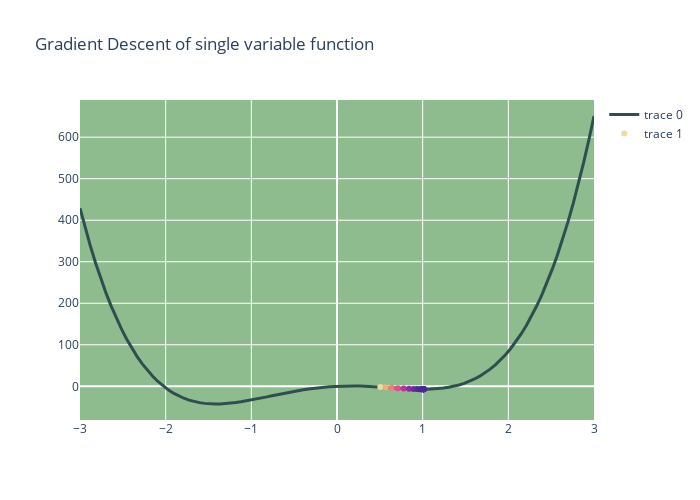

The notebook cell this image was saved under:
### Markdown cell above
Wykres dla funkcji jednej zmiennej f(x):

### Code cell
max_r = 3
X = np.linspace(-max_r, max_r, 100)
Y = np.array([f(np.array([x])) for x in X])

pt = RNG.uniform(-max_r, max_r, 1)
dsc = gradient_descent(pt, 0.005, grad_f, 0.01, 100)
if not dsc[1]:
    print("Algorithm hasn't found the optimum, steps are out of bounds")
else:
    steps = np.array([x for x in dsc[0]
                    if abs(x[0]) < max_r])
    XS = steps[:, 0]
    YS = np.array([f(x) for x in steps])

    layout = go.Layout(width=700, height=500,
                    title_text='Gradient Descent of single variable function',
                    plot_bgcolor='DarkSeaGreen')
    fig = go.Figure(data=[go.Scatter(x=X, y=Y, line=dict(color='DarkSlateGrey', width=3))], 
                    layout=layout)
    fig.add_trace(go.Scatter(x=XS, y=YS, mode='markers', 
                            marker=dict(size=6, color=YS,               
                            colorscale='Agsunset')))
    fig.show()

### Figure 1 — Plotly figure (JSON) as saved in the notebook; plotly's stock layout.template omitted (floating-point values rounded to 4 significant figures)
{"data": [{"line": {"color": "DarkSlateGrey", "width": 3}, "type": "scatter", "x": [-3, -2.939, -2.879, -2.818, -2.758, -2.697, -2.636, -2.576, -2.515, -2.455, -2.394, -2.333, -2.273, -2.212, -2.152, -2.091, -2.03, -1.97, -1.909, -1.848, -1.788, -1.727, -1.667, -1.606, -1.545, -1.485, -1.424, -1.364, -1.303, -1.242, -1.182, -1.121, -1.061, -1, -0.9394, -0.8788, -0.8182, -0.7576, -0.697, -0.6364, -0.5758, -0.5152, -0.4545, -0.3939, -0.3333, -0.2727, -0.2121, -0.1515, -0.09091, -0.0303, 0.0303, 0.09091, 0.1515, 0.2121, 0.2727, 0.3333, 0.3939, 0.4545, 0.5152, 0.5758, 0.6364, 0.697, 0.7576, 0.8182, 0.8788, 0.9394, 1, 1.061, 1.121, 1.182, 1.242, 1.303, 1.364, 1.424, 1.485, 1.545, 1.606, 1.667, 1.727, 1.788, 1.848, 1.909, 1.97, 2.03, 2.091, 2.152, 2.212, 2.273, 2.333, 2.394, 2.455, 2.515, 2.576, 2.636, 2.697, 2.758, 2.818, 2.879, 2.939, 3], "y": [429, 381.7, 337.8, 297.2, 259.6, 225.0, 193.2, 164.1, 137.5, 113.3, 91.41, 71.64, 53.9, 38.06, 24.01, 11.65, 0.8451, -8.492, -16.47, -23.19, -28.74, -33.23, -36.73, -39.34, -41.14, -42.2, -42.62, -42.45, -41.78, -40.66, -39.16, -37.35, -35.28, -33, -30.57, -28.03, -25.43, -22.8, -20.2, -17.65, -15.18, -12.82, -10.6, -8.538, -6.654, -4.964, -3.479, -2.209, -1.159, -0.3307, 0.2756, 0.6641, 0.8422, 0.8202, 0.612, 0.2346, -0.292, -0.9443, -1.696, -2.516, -3.372, -4.228, -5.044, -5.776, -6.38, -6.806, -7, -6.908, -6.469, -5.623, -4.303, -2.441, 0.03586, 3.202, 7.137, 11.92, 17.64, 24.38, 32.24, 41.31, 51.68, 63.46, 76.75, 91.67, 108.3, 126.8, 147.3, 169.8, 194.5, 221.6, 251.1, 283.3, 318.2, 355.9, 396.7, 440.6, 487.8, 538.6, 592.9, 651]}, {"marker": {"color": [-1.568, -2.43, -3.409, -4.409, -5.312, -6.018, -6.492, -6.765, -6.903, -6.965, -6.99, -7.0, -7.004, -7.006, -7.006, -7.006, -7.006, -7.006, -7.006, -7.006, -7.006], "colorscale": [[0, "rgb(75, 41, 145)"], [0.1667, "rgb(135, 44, 162)"], [0.3333, "rgb(192, 54, 157)"], [0.5, "rgb(234, 79, 136)"], [0.6667, "rgb(250, 120, 118)"], [0.8333, "rgb(246, 169, 122)"], [1, "rgb(237, 217, 163)"]], "size": 6}, "mode": "markers", "type": "scatter", "x": [0.5053, 0.5696, 0.6389, 0.7101, 0.7788, 0.8407, 0.8922, 0.932, 0.9606, 0.98, 0.9925, 1.0, 1.005, 1.008, 1.01, 1.011, 1.012, 1.012, 1.012, 1.012, 1.012], "y": [-1.568, -2.43, -3.409, -4.409, -5.312, -6.018, -6.492, -6.765, -6.903, -6.965, -6.99, -7.0, -7.004, -7.006, -7.006, -7.006, -7.006, -7.006, -7.006, -7.006, -7.006]}], "layout": {"height": 500, "plot_bgcolor": "DarkSeaGreen", "title": {"text": "Gradient Descent of single variable function"}, "width": 700}}
